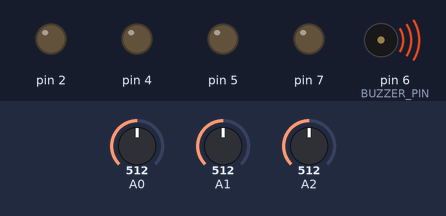
A sketch run on a simulated Arduino Uno, built with avr-gcc and run on an emulated ATmega328P. On the bench: output pins drawn as LEDs (lit = HIGH), buzzer (waves = sounding). Inputs (shaded band) come from the test bench; at power-on: A0 = 512, A1 = 512, A2 = 512. Pins used as bus, display or sensor lines are not drawn; what the sketch prints to the serial monitor is not drawn.

Above: at 0.1 s.
Timing chart, 0 to 1.6 s (numbered marks = the images above):
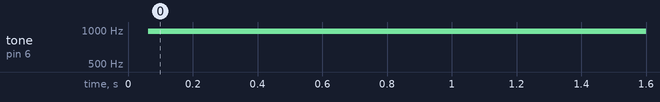

The sketch:

Slave1.ino
```cpp
#include <Wire.h>
#include <stdint.h>
#include <stdio.h>
#include <Arduino_FreeRTOS.h>
#include <stdlib.h>
#include "RGLed.h"
#include "SignalHead.h"
#include "Accelerometer.h"

#define SELF_ID 's'

#pragma region I2C COM LIMITS
#define SEND_BUFFER_SIZE 3
#define RECEIVE_BUFFER_LIMIT 4
#pragma endregion

#pragma region BUZZER
#define BUZZER_PIN 6
#define BUZZER_LOWER 120
#define BUZZER_HIGHER 255
#pragma endregion

#define EARTHQUAKE_ACCELERATION_THRESHOLD 50

uint8_t selfI2CAddr = 0x8;

unsigned long currRotationStartTime = 0ul;
RGLed NSRGLED(22, 2);
RGLed EWRGLED(23, 7);
RGLed WERGLED(24, 4);
RGLed XXRGLED(25, 5);
SignalHead NSSignal('n', 50, 49, 48);
SignalHead EWSignal('e', 53, 52, 51);
Accelerometer accelero1(A0, A1, A2);

void OnReceive(int);

void OnRequest();

void setup()
{
	Serial.begin(9600);
	Wire.begin(selfI2CAddr);
	Wire.onReceive(OnReceive);
	Wire.onRequest(OnRequest);

	pinMode(BUZZER_PIN, OUTPUT);

	xTaskCreate(TraditionalTrafficLightsTask, "Traditional Traffic Lights", 128, NULL, 1, NULL);
	xTaskCreate(ReportAccelerometerValuesTask, "Traditional Traffic Lights", 128, NULL, 1, NULL);

	vTaskStartScheduler();
}

void TraditionalTrafficLightsTask(void* pvParameters)
{
	while (true)
	{
		if (millis() - currRotationStartTime > 14000) currRotationStartTime = millis();

		if (millis() - currRotationStartTime < 5000)
		{
			NSSignal.TurnGreen();
			EWSignal.TurnRed();
		}
		else if (millis() - currRotationStartTime < 6000)
		{
			NSSignal.TurnOrange();
			EWSignal.TurnRed();
		}
		else if (millis() - currRotationStartTime < 7000)
		{
			NSSignal.TurnRed();
			EWSignal.TurnRed();
		}
		else if (millis() - currRotationStartTime < 12000)
		{
			NSSignal.TurnRed();
			EWSignal.TurnGreen();
		}
		else if (millis() - currRotationStartTime < 13000)
		{
			NSSignal.TurnRed();
			EWSignal.TurnOrange();
		}
		else if (millis() - currRotationStartTime <= 14000)
		{
			NSSignal.TurnRed();
			EWSignal.TurnRed();
		}
	}
}

void ReportAccelerometerValuesTask(void* pvParameters)
{
	unsigned long crisisStartTime = 0;
	short int lastXG = -1;
	short int lastYG = -1;
	short int lastZG = -1;
	while (true)
	{
		unsigned long currentTime = millis();
		short int xG = accelero1.GetXAcceleration();
		short int yG = accelero1.GetYAcceleration();
		short int zG = accelero1.GetZAcceleration();
		Serial.print(xG);
		Serial.print(":");
		Serial.print(yG);
		Serial.print(":");
		Serial.print(zG);
		Serial.println();
		if (lastXG != -1
			&& lastYG != -1
			&& lastZG != -1
			&& (abs(xG - lastXG) > EARTHQUAKE_ACCELERATION_THRESHOLD
				|| abs(yG - lastYG) > EARTHQUAKE_ACCELERATION_THRESHOLD
				|| abs(zG - lastZG) > EARTHQUAKE_ACCELERATION_THRESHOLD)
			&& currentTime - crisisStartTime > 4500)
		{
			crisisStartTime = currentTime;
		}

		if (currentTime - crisisStartTime < 3000)
		{
			if (currentTime % 500 < 250)
			{
				analogWrite(BUZZER_PIN, BUZZER_LOWER);
			}
			else
			{
				analogWrite(BUZZER_PIN, BUZZER_HIGHER);
			}
		}
		else
		{
			digitalWrite(BUZZER_PIN, LOW);
		}
		lastXG = xG;
		lastYG = yG;
		lastZG = zG;
		delay(100);
	}
}

void OnRequest()
{
	byte report[SEND_BUFFER_SIZE];
	if (SignalHead::GetIDToBeReported() == 0)
	{
		for (int i = 0; i < SEND_BUFFER_SIZE; ++i)
		{
			report[i] = 0;
		}
		Wire.write(report, SEND_BUFFER_SIZE);
	}
	else
	{
		report[0] = 1;
		report[1] = SELF_ID;
		report[2] = SignalHead::GetIDToBeReported();
		SignalHead::MarkAsReported();
		Wire.write(report, SEND_BUFFER_SIZE);
	}
}

void OnReceive(int)
{
	byte receivedData[RECEIVE_BUFFER_LIMIT];
	Wire.read();
	for (int i = 0; i < RECEIVE_BUFFER_LIMIT && Wire.available(); ++i)
	{
		receivedData[i] = Wire.read();
	}
	if (receivedData[0] == 1)
	{
		if (receivedData[1] == 'n')
		{
			if (receivedData[2] == 's')
			{
				switch (receivedData[3])
				{
				case 0:
					NSRGLED.TurnGreen();
					break;
				case 1:
					NSRGLED.TurnOrange();
					break;
				case 2:
					NSRGLED.TurnRed();
					break;
				default:
					return;
				}
			}
		}
		else if (receivedData[1] == 'e')
		{
			if (receivedData[2] == 'w')
			{
				switch (receivedData[3])
				{
				case 0:
					EWRGLED.TurnGreen();
					break;
				case 1:
					EWRGLED.TurnOrange();
					break;
				case 2:
					EWRGLED.TurnRed();
					break;
				default:
					return;
				}
			}
		}
		else if (receivedData[1] == 's')
		{
			if (receivedData[2] == 'n')
			{
				switch (receivedData[3])
				{
				case 0:
					XXRGLED.TurnGreen();
					break;
				case 1:
					XXRGLED.TurnOrange();
					break;
				case 2:
					XXRGLED.TurnRed();
					break;
				default:
					return;
				}
			}
		}
		else if (receivedData[1] == 'w')
		{
			if (receivedData[2] == 'e')
			{
				switch (receivedData[3])
				{
				case 0:
					WERGLED.TurnGreen();
					break;
				case 1:
					WERGLED.TurnOrange();
					break;
				case 2:
					WERGLED.TurnRed();
					break;
				default:
					return;
				}
			}
		}
	}
}

void loop()
{  }
```

Accelerometer.cpp
```cpp
#include "Accelerometer.h"
#include <Arduino.h>

Accelerometer::Accelerometer(uint8_t xAxisPin, uint8_t yAxisPin, uint8_t zAxisPin)
	:
	xAxisPin(xAxisPin),
	yAxisPin(yAxisPin),
	zAxisPin(zAxisPin)
{
	pinMode(xAxisPin, INPUT);
	pinMode(yAxisPin, INPUT);
	pinMode(zAxisPin, INPUT);
}

short int Accelerometer::GetXAcceleration() const
{
	long reading = 0;
	analogRead(xAxisPin);
	delay(1);
	for (int i = 0; i < SAMPLE_SIZE; i++)
	{
		reading += analogRead(xAxisPin);
	}
	return map(reading / SAMPLE_SIZE, RAWMIN, RAWMAX, -3000, 3000);
}

short int Accelerometer::GetYAcceleration() const
{
	long reading = 0;
	analogRead(yAxisPin);
	delay(1);
	for (int i = 0; i < SAMPLE_SIZE; i++)
	{
		reading += analogRead(yAxisPin);
	}
	return map(reading / SAMPLE_SIZE, RAWMIN, RAWMAX, -3000, 3000);
}

short int Accelerometer::GetZAcceleration() const
{
	long reading = 0;
	analogRead(zAxisPin);
	delay(1);
	for (int i = 0; i < SAMPLE_SIZE; i++)
	{
		reading += analogRead(zAxisPin);
	}
	return map(reading / SAMPLE_SIZE, RAWMIN, RAWMAX, -3000, 3000);
}
```

Accelerometer.h
```cpp
#pragma once
#include <stdint.h>

#define	RAWMIN 0
#define RAWMAX 1023
#define SAMPLE_SIZE 10

class Accelerometer
{
public:
	Accelerometer(uint8_t xAxisPin, uint8_t yAxisPin, uint8_t zAxisPin);
	short int GetXAcceleration() const;
	short int GetYAcceleration() const;
	short int GetZAcceleration() const;
private:
	uint8_t xAxisPin;
	uint8_t yAxisPin;
	uint8_t zAxisPin;
};
```

RGLed.cpp
```cpp
#include "RGLed.h"
#include <stdint.h>
#include <Arduino.h>

RGLed::RGLed(uint8_t redPin, uint8_t greenPin)
	:
	redPin(redPin),
	greenPin(greenPin)
{
	pinMode(redPin, OUTPUT);
	pinMode(greenPin, OUTPUT);
	TurnGreen();
}

void RGLed::TurnRed() const
{
	analogWrite(greenPin, 0);
	digitalWrite(redPin, HIGH);
}

void RGLed::TurnOrange() const
{
	digitalWrite(redPin, HIGH);
	analogWrite(greenPin, greenAmountinOrange);
}

void RGLed::TurnGreen() const
{
	digitalWrite(redPin, LOW);
	analogWrite(greenPin, greenBrightness);
}

void RGLed::TurnOff() const
{
	digitalWrite(redPin, LOW);
	digitalWrite(greenPin, LOW);
}
```

RGLed.h
```cpp
#pragma once
#include <stdint.h>

class RGLed
{
public:
	RGLed(uint8_t redPin, uint8_t greenPin);

	void TurnRed() const;
	void TurnOrange() const;
	void TurnGreen() const;
	void TurnOff() const;
private:
	uint8_t redPin;
	uint8_t greenPin;
	static constexpr uint8_t greenAmountinOrange = 25;
	static constexpr uint8_t greenBrightness = 70;
};
```

SignalHead.cpp
```cpp
#include "SignalHead.h"
#include <Arduino.h>

char SignalHead::IDToBeReported = 0;

SignalHead::SignalHead(char ID, uint8_t redPin, uint8_t orangePin, uint8_t greenPin)
	:
	ID(ID),
	redPin(redPin),
	orangePin(orangePin),
	greenPin(greenPin)
{
	pinMode(redPin, OUTPUT);
	pinMode(orangePin, OUTPUT);
	pinMode(greenPin, OUTPUT);
	digitalWrite(redPin, LOW);
	digitalWrite(orangePin, LOW);
	digitalWrite(greenPin, LOW);
}

void SignalHead::TurnRed()
{
	if (currentColor == Colors::red) return;
	digitalWrite(redPin, HIGH);
	digitalWrite(orangePin, LOW);
	digitalWrite(greenPin, LOW);
	currentColor = Colors::red;
	IDToBeReported = ID;
}

void SignalHead::TurnOrange()
{
	if (currentColor == Colors::orange) return;
	digitalWrite(redPin, LOW);
	digitalWrite(orangePin, HIGH);
	digitalWrite(greenPin, LOW);
	currentColor = Colors::orange;
}

void SignalHead::TurnGreen()
{
	if (currentColor == Colors::green) return;
	digitalWrite(redPin, LOW);
	digitalWrite(orangePin, LOW);
	digitalWrite(greenPin, HIGH);
	currentColor = Colors::green;
}

SignalHead::Colors SignalHead::GetColor() const
{
	return currentColor;
}

void SignalHead::MarkAsReported()
{
	IDToBeReported = 0;
}

char SignalHead::GetIDToBeReported()
{
	return IDToBeReported;
}
```

SignalHead.h
```cpp
#pragma once
#include <stdint.h>

class SignalHead
{
public:
	enum class Colors
	{
		none,
		red,
		orange,
		green
	};
public:
	SignalHead(char selfID, uint8_t redPin, uint8_t orangePin, uint8_t greenPin);
	void TurnRed();
	void TurnOrange();
	void TurnGreen();
	Colors GetColor() const;
	static void MarkAsReported();
	static char GetIDToBeReported();
private:
	char ID;
	static char IDToBeReported;
	uint8_t redPin;
	uint8_t orangePin;
	uint8_t greenPin;
	Colors currentColor = Colors::none;
};
```

Measured:
- by itself, tone on pin 6 (BUZZER_PIN): silent → 977 Hz at 0.06 s
